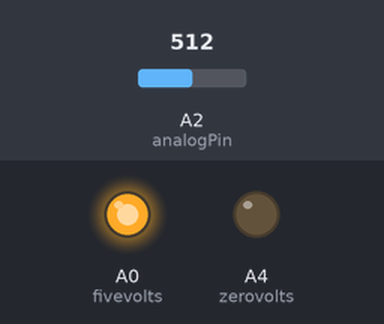
This sketch was run on a simulated Arduino Uno, built with avr-gcc and run on an emulated ATmega328P. Parts: output pins drawn as LEDs (lit = HIGH). The inputs (shaded band) are chosen by the test bench; at power-on: A2 (analogPin) = 512. What the sketch prints to the serial monitor is not drawn.

Above: at 0.1 s.
Timing chart, 0 to 1.6 s (numbered marks = the images above):
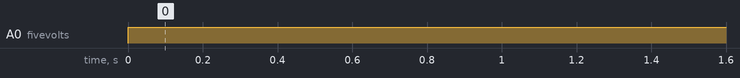

The sketch:

radtelunoV0.1.ino
```cpp
int fivevolts = A0;
int analogPin = A2;
int zerovolts = A4;
int val = 0;

void setup() {
  // put your setup code here, to run once:
  Serial.begin(9600);
  pinMode(fivevolts, OUTPUT);
  pinMode(zerovolts, OUTPUT);
  pinMode(analogPin, INPUT);


}

void loop() {

analogWrite(fivevolts, 255);
analogWrite(zerovolts, 0);

val = analogRead(analogPin);
  Serial.println(val);

}
```

Measured:
- by itself, A0 (fivevolts): LOW → HIGH at 0.00 s
